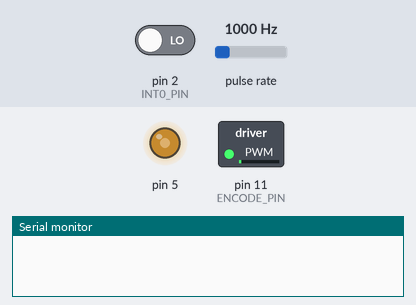
Bench run of a sketch on a simulated Arduino Uno, built with avr-gcc and run on an emulated ATmega328P. On the bench: switched loads named in the sketch (green lamp = pin HIGH), output pins drawn as LEDs (lit = HIGH), the last lines printed to the serial monitor. Wiring (inferred from the names in the program): pulse sensor: data pin 8. Inputs (shaded band) come from the test bench; at power-on: pulse rate 1000 Hz, pin 2 (INT0_PIN) LOW.

Above: at 0.1 s.
1.3 s: pulse rate (sensor on pin 8) set to 4900 Hz
4.3 s: pin 2 (INT0_PIN) driven HIGH
At 5.2 s:
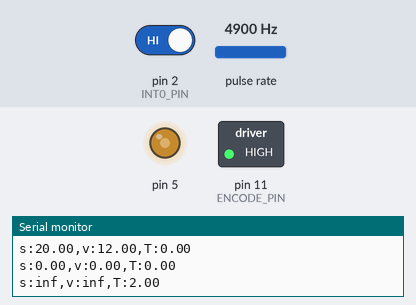
5.8 s: pulse rate (sensor on pin 8) set to 50 Hz
At 6.4 s:
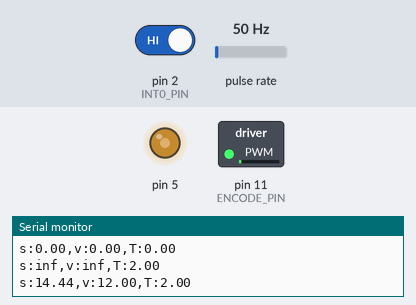
8.8 s: pulse rate (sensor on pin 8) set to 1250 Hz
Timing chart, 0 to 11.4 s (numbered marks = the images above; inputs shaded):
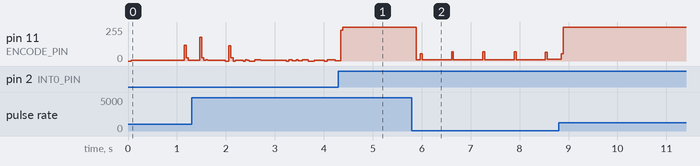

The sketch:

encoder_classic.ino
```cpp
/***********System Setup Config**************************/
#define W_FINAL   (20.0f)//with zero load, final radias speed, r/s
#define WHEEL_MASS  (0.04f)//kg
#define WHEEL_R     (0.04f)//meter
#define BAT_V       (12.0f)//V
#define MOTO_R       (1.0f)//ohm

/***************************************************/
#define WHEEL_J   (WHEEL_MASS * WHEEL_R * WHEEL_R / 2)//moment of inertia
#define MOTO_K    (BAT_V / W_FINAL)//constant of motor
/***************************************************/
#define MOTO_I(v, w)   ((v - (MOTO_K * w)) / MOTO_R)//v is the volt on motor, w is radia speed
#define MOTO_T(v, w)   (MOTO_K * MOTO_I(v, w))//the toque generated by motor
#define WHEEL_T(v, w, t)  (MOTO_T(v, w) - t)//The net torque on wheel, t is the load torque
#define DELTA_W(v, w, t, time) ((WHEEL_T(v, w, t) / WHEEL_J) * time)//in specific time, how radius speed change
#define DELTA1_W(v, w, t, time)     ((MOTO_K * v * (time) - (MOTO_R * t * (time))) / (WHEEL_J * MOTO_R + (MOTO_K * MOTO_K * (time))))
/**Simple Const****/
#define K   (MOTO_K)
#define R   (MOTO_R)
#define J   (WHEEL_J)
//from 0 speed, with fix volt and toque load, spend time, the RadiusSpeed will be
#define RadiusSpeed(v, T, time)     (((K*v*time) - (R*T*time)) / ((J*R) + (K*K*time)))
//from 0 speed, with fix volt and toque load, to reach RadiusSpeed, how much time will spend
#define TimeFromW(v, T, w)          ((J*R*w) / ((K*v) - (R*T) - (w*K*K)))

/*************************Classic Encoder related*********************/
#define PULS_PER_R      (20)//define how many puls will be genrated per round
#define NEXT_PULS_TIME(w)  (1/(w * PULS_PER_R))

#define ENCODE_PIN        (11)
#define INT0_PIN          (2)
#define INPUTCAPTURE_PIN  (8)

#define TIMER2_TICK     (64)//us
#define TIMER2_FULLTIME (TIMER2_TICK * 256)//us

#define PULSE_LEN       (100)//the output pulse in us

#define TIMER1_TICK     (4)//us
#define PWM_SAMPLE_NUM   (10)//the sample number of pwm duty cycle, to calculate the average sample

unsigned long timer2_overflow_count = 0;
unsigned long timer2_overflow_count_ref = 0;
unsigned char timer2_remain_ref = 0;
unsigned long shadow_timer2_overflow_count_ref = 0;
unsigned char shadow_timer2_remain_ref = 0;
volatile bool isReadyChangeTimer2 = false; //trigger to change the timer0 time
volatile bool isPinToggled = false;//if OC2A is set to high
float pwm_duty_average = 0.0;
unsigned char pwm_sample_count = 0;//count of pwm received sample, when reach to PWM_SAMPLE_NUM, it will not change
unsigned int pwm_sample_count_per_cycle = 0;//the count of pwm received sample, for each loop cycle(10ms)
unsigned int no_pwm_cycle_count = 0;//count how many cycles pwm has not come

void set_timer2_period(unsigned long p_us) {
  cli();//disable interrupt
  if(isReadyChangeTimer2) {//incase the last timer set is not loaded by timer
    isReadyChangeTimer2 = false;
  }
  sei();//enable interrupt

  shadow_timer2_overflow_count_ref = p_us / TIMER2_FULLTIME;
  shadow_timer2_remain_ref = (p_us % TIMER2_FULLTIME) / TIMER2_TICK;
  isReadyChangeTimer2 = true;
}

inline void Timer2_LoadTime(void) {
  if(isReadyChangeTimer2) {
    timer2_overflow_count = 0;
    timer2_overflow_count_ref = shadow_timer2_overflow_count_ref;
    timer2_remain_ref = shadow_timer2_remain_ref;
    isReadyChangeTimer2 = false;

    if(timer2_overflow_count_ref == 0) {
      TCNT2 = 0xff - timer2_remain_ref;
    }
  }
}

inline void timer2_start(void) {
  TCCR2B = 0x07;//1024 prescale, 16Mhz/1024; period = 64us
}

inline void timer2_stop(void) {
  TCCR2B = 0;//no clock source select, stop timer
}

volatile unsigned short pwm_rise_timercout = 0;
volatile unsigned short pwm_fall_timercout = 0;
unsigned short pwm_rise_timercout_copy = 0;
unsigned short pwm_fall_timercout_copy = 0;
unsigned short pwm_rise_timercout_copy_prev = 0;
volatile bool is_pwm_fall = true;
bool is_pwm_timecout_copied = false;
volatile bool is_pwm_timecout_handled = true;
bool is_not_first_pwm = false;

void PWM_RisingEdge(void) {
  //only when a falling edge is detected, then register rise edge, to avoid noise glitch
  if(is_pwm_fall) {
    pwm_rise_timercout = TCNT1;
    is_pwm_fall = false;
  }
}

inline void PWM_FallingEdge(void) {
  pwm_fall_timercout = TCNT1;
  is_pwm_fall = true;
  is_pwm_timecout_handled = false;
}

//arduino clock 16MHz
//not able to use timer0 because arduino is using timer0 for millis() and micros() in wiring.c
void setup() {
  // put your setup code here, to run once:
  Serial.begin(9600);

  //PWM OUTPUT
  pinMode(5, OUTPUT);

  //ext interrupt pin, externally connect to a 10k ohm pull down resistor
  pinMode(INT0_PIN, INPUT);
  //enable INT0 interrupt, by rising edge
  attachInterrupt(digitalPinToInterrupt(INT0_PIN), PWM_RisingEdge, RISING);
  //input capture pin to timer1, shall connect to INT0_PIN
  pinMode(INPUTCAPTURE_PIN, INPUT);

  //output pin for encode signal
  pinMode(ENCODE_PIN, OUTPUT);
  digitalWrite(ENCODE_PIN, LOW);
  //using Timer 2, 8bit, normal mode, going to Toggle OC2A Pin, D11 pin in arduino
  TCCR2A = 0x00;//not Toggle OC2A Pin
  TCCR2B = 0;//no clock source select, stop timer
  TIMSK2 = 0x03;//enable interrupt for OCIE2A and TimerOverFlow
  ASSR = 0; //use 16MHz clock
  TCNT2 = 0;

  //Accroding to https://lastminuteengineers.com/arduino-nano-pinout/
  //Arduino using timer0, default configure is 1024 prescale, normal more

  //Input Capture ICP1->PB0->D8 pin arduino
  //Configure Timer1 as normal mode,
  TCCR1A = 0x00;
  TCCR1B = 0x83;//with filter, trigger in falling edge, 1/64 prescale, 4us per tick
  TIMSK1 = 0x20;//Enable interrupt of Input Capture

  sei();//allow interrupts

  //Testing code, set timer0 to 100ms
  //set_timer2_period(100000);
  //Timer2_LoadTime();
  //timer2_start();
  analogWrite(5, 128);
}

inline void Timer2_Timeup(void) {
  Timer2_LoadTime();
  timer2_start();

  digitalWrite(ENCODE_PIN, LOW);//set OC2A high
  isPinToggled = true;
  OCR2A = TCNT2 + (PULSE_LEN / TIMER2_TICK);//output compare register set to pulse length
  TCCR2A = 0xC0;//clean OC2A Pin setting
}

//ISR for timer0 over flower
ISR(TIMER2_OVF_vect){
  if(timer2_overflow_count_ref == 0) {//situation when only one overflow is needed
    TCNT2 = 0xff - timer2_remain_ref;
    Timer2_Timeup();
  }
  else {
    if(timer2_overflow_count >= timer2_overflow_count_ref) {
      timer2_overflow_count = 0;
      TCNT2 = 0xff - timer2_remain_ref;
    }
    else {
      if(timer2_overflow_count == 0) {
        Timer2_Timeup();
      }

      timer2_overflow_count ++;
    }
  }
}

ISR(TIMER1_CAPT_vect) {
  PWM_FallingEdge();
}

//ISR for timer2 compare A match
ISR(TIMER2_COMPA_vect){
  if(isPinToggled) {
    TCCR2A = 0x00; //no toggle OC2A Pin setting
    isPinToggled = false;
  }
}

int i = 0;
int j = 0;
float load_toq = 0.0;
float current_w = 0.0;//current radias speed
float input_v = 12.0;//input voltage
float pulse_period = 0.0;//us
long pulse_period_i = 0;
#define INTERVAL_TIME     (0.01)//sec
float current_pwm_copy = 0.0;

volatile bool is_job_done = false;
bool is_w_too_small = true;
void loop() {
  // put your main code here, to run repeatedly:

  //handle PWM input
  cli();//disable interrupt
  if(is_pwm_fall && (!is_pwm_timecout_handled)) {//falling edge is register
    is_pwm_timecout_handled = true;
    if(pwm_rise_timercout && pwm_fall_timercout) {//make sure the first pwm has arrived
      pwm_rise_timercout_copy = pwm_rise_timercout;
      pwm_fall_timercout_copy = pwm_fall_timercout;
      is_pwm_timecout_copied = true;
    }
  }
  sei();//enable interrupt

  if(is_pwm_timecout_copied){
    if(is_not_first_pwm) {
      float current_pwm = 0.0;

      is_pwm_timecout_copied = false;
      pwm_sample_count_per_cycle ++;

      if(no_pwm_cycle_count) {//do not calculate the first pwm come from long time of 100% or 0%
        if(input_v < 0.01) {
          pwm_duty_average = 0;
        }
        else {
          pwm_duty_average = 1;
        }
      }
      else {
        unsigned short duty = pwm_fall_timercout_copy - pwm_rise_timercout_copy;
        unsigned short period = pwm_rise_timercout_copy - pwm_rise_timercout_copy_prev;
        float duty_f = duty;
        float period_f = period;
        //current_pwm = (pwm_fall_timercout_copy - pwm_rise_timercout_copy) / (pwm_rise_timercout_copy - pwm_rise_timercout_copy_prev);
        current_pwm = duty_f / period_f;
        pwm_duty_average = (pwm_duty_average * pwm_sample_count + current_pwm) / (pwm_sample_count + 1);

        current_pwm_copy = current_pwm;
      }

      pwm_rise_timercout_copy_prev = pwm_rise_timercout_copy;
      if(pwm_sample_count < PWM_SAMPLE_NUM) {
        pwm_sample_count ++;
      }
    }
    else {
      pwm_rise_timercout_copy_prev = pwm_rise_timercout_copy;
      is_not_first_pwm = true;
    }
  }

  if(millis() % 10) {//run once every 10ms
    bool no_pwm_coming = false;

    if(!is_job_done) {
      is_job_done = true;

      //handle pwm input
      if(pwm_sample_count_per_cycle == 0) {
        no_pwm_coming = true;
        no_pwm_cycle_count ++;
      }
      else {
        no_pwm_cycle_count = 0;
      }
      pwm_sample_count_per_cycle = 0;

      if(no_pwm_coming) {
        if(digitalRead(INPUTCAPTURE_PIN)) {//100% duty cycle
          input_v = BAT_V;
        }
        else {//0 duty cycle
          input_v = 0.0;
        }
      }
      else {
        input_v = BAT_V * pwm_duty_average;
      }

      //Calculate the current radius speed, and the period os the pulse
#if 0
      current_w = DELTA1_W(input_v, current_w, load_toq, INTERVAL_TIME);
#else
      float t0;
      if(current_w > 0.1 && current_w < (0.99 * W_FINAL)){
        t0 = TimeFromW(input_v, load_toq, current_w);
      }
      else if(current_w >= (0.99 * W_FINAL)) {
        t0 = 10.0;
      }
      else {
        t0 = 0.0;
      }
      current_w = RadiusSpeed(input_v, load_toq, (t0 + INTERVAL_TIME));
#endif

      if(current_w < 0) {
        current_w = 0.0;
      }

      if(abs(current_w) > 0.1) {//we only output pulse with radius speed is more than 0.1 round per secound
        pulse_period = (1 / (abs(current_w) * 20.0)) * 1000000.0;//NEXT_PULS_TIME(abs(current_w)) * 1000000;
        pulse_period_i = pulse_period;
        set_timer2_period(pulse_period_i);

        //recovery from radius speed is too small
        if(is_w_too_small) {
          Timer2_LoadTime();
          timer2_start();
          is_w_too_small = false;
        }
      }
      else {//w too small, stop the pulse generate
        is_w_too_small = true;
        timer2_stop();
        TCNT2 = 0;
      }

      //Test Code, increase the load toque until max toque
      i ++;
      if(i >= 100) {//every 1 sec
        i = 0;
        j ++;
        //float data = DELTA1_W(BAT_V, current_w, 1, 0.01);//MOTO_T(BAT_V, current_w);
        //data = DELTA_W(BAT_V, data, 0, 0.01);

        //Serial.println(current_w);
        Serial.print("s:");
        Serial.print(current_w);
        Serial.print(",");
        Serial.print("v:");
        Serial.print(input_v);
        Serial.print(",");
        Serial.print("T:");
        Serial.println(load_toq);
        //Serial.println(pulse_period_i);

#if 0
        load_toq += 0.1;
        if(load_toq >= 7) {//MAX Toque is 7.2Nm from Motor
          load_toq = 0;
        }
#else
        load_toq = ((j/4) % 2) * 2;
#endif

      }
    }
  }
  else {
    is_job_done = false;
  }

}
```
